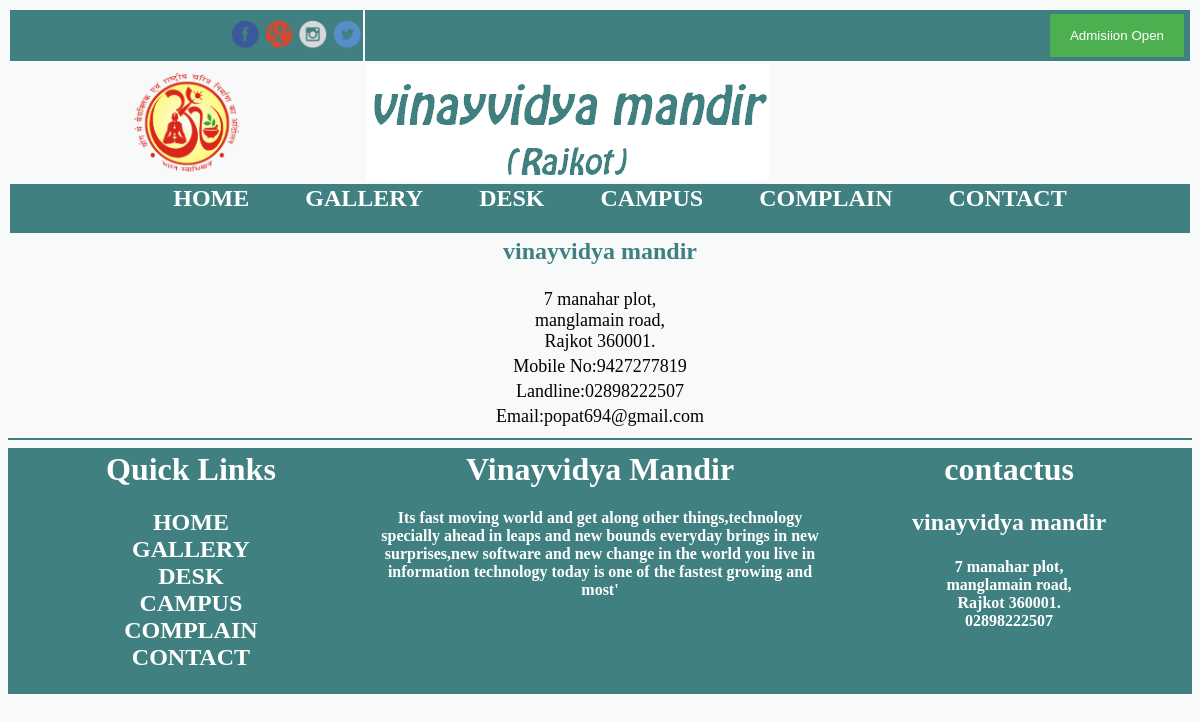
Page /contactus.php on the committed database.
### tables this page shows
CREATE TABLE IF NOT EXISTS `contactus` (
  `id` int(50) NOT NULL AUTO_INCREMENT,
  `schoolnm` varchar(100) NOT NULL,
  `address` text NOT NULL,
  `mobileno` varchar(50) NOT NULL,
  `landline` varchar(50) NOT NULL,
  `mailid` varchar(100) NOT NULL,
  PRIMARY KEY (`id`)
);

CREATE TABLE IF NOT EXISTS `thoughts` (
  `id` int(20) NOT NULL,
  `thoughts` text NOT NULL,
  PRIMARY KEY (`id`)
);

### contactus.php (the view, shortened to what this page needs)
<?php include 'header.php';
?>
<html>
<head>
</head>
	<body>
<table align="center" width="100%" cellspacing="10%" >
			<tr>
			<?php
					$qry1="select * from contactus";
					$rs=mysql_query($qry1);
					while($ar1=mysql_fetch_array($rs,MYSQL_ASSOC))
					{
						echo"<td align='center'><h2><font color='#408080' >$ar1[schoolnm]</font></h2>";
						echo"</td>";
						echo"</tr>";
						echo"<tr>";
						echo"<td align='center'>";
					echo"<font size='+1'>$ar1[address] </font>";
							echo"</td>";
							echo"</tr>";
							echo"<tr>";
							echo"<td align='center'>";
							echo"<font size='+1'>Mobile No:$ar1[mobileno] </font>";
							echo"</td>";
							echo"</tr>";
							echo"<tr>";
							echo"<td align='center'>";
							echo"<font size='+1'>Landline:$ar1[landline] </font>";
							echo"</td>";
							echo"</tr>";
							echo"<tr>";
							echo"<td align='center'>";
							echo"<font size='+1'>Email:$ar1[mailid] </font>";
							echo"</td>";
							echo"</tr>";
					}
                ?>
		</table>
	</body>
</html>
<?php include 'footer.php';
?>

### footer.php (shortened to what this page needs)
<html>
<body bgcolor="#f8f9f9">
<hr color="#408080">
	<table width="100%" height="30%" bgcolor="#408080" >
		<tr>
			<td width="20%" align="center">
				<h1><font color="white">Quick Links</font></h1><h2>
				<a href="index.php">HOME</a></li><br>
				<a href="gallery.php">GALLERY</a></li><br>
				<a href="desk.php">DESK</a></li><br>
				<a href="campus.php">CAMPUS</a></li><br>
				<a href="complain.php">COMPLAIN</a></li><br>
				<a href="contactus.php">CONTACT</a></li><br>
				</h2>
			</td>
			<td width="25%" align="center" valign="top" align="center" >
				<h1><font color="white">Vinayvidya Mandir</font></h1>
               <?php
					$qry1="select * from thoughts ";
					$rs=mysql_query($qry1);
					while($ar1=mysql_fetch_array($rs,MYSQL_ASSOC))
					{
							echo "<h4><font color='white'>";
							echo $ar1['thoughts'];
							echo"<br>";
							echo "</h4></font>";
					}
				?>
			</td>
			<td width="20%" align="center" align="center" valign="top" align="center" >
				<h1><font color="white">contactus</font></h1>
				 <?php
					$qry1="select * from contactus ";
					$rs=mysql_query($qry1);
					while($ar1=mysql_fetch_array($rs,MYSQL_ASSOC))
					{
						echo"<h2><font color='white' >$ar1[schoolnm]</font></h2>";
							echo "<h4><font color='white'>";
							$a=$ar1['address'];
							echo $a;
							$l=$ar1['landline'];
							echo $l;
							echo"<br>";
							echo "</font></h4>";
					}
				?>
			</td>
		</tr>
	</table>
</body>
</html>

### css/menu.css (style rules this page uses)
body ,font ,td,tr { font-family: Comic Sans MS; font-style: Bold; text-decoration:none; }
a { text-decoration:none; color:white; }
table,tr,td,image:hover { cursor:text }

### rows in the picture
contactus: schoolnm "vinayvidya mandir", address "7 manahar plot, manglamain road, Rajkot 360001.", mobileno "9427277819", landline "02898222507", mailid "popat694@gmail.com"
thoughts: thoughts "Its fast moving world and get along other things,technology specially ahead in leaps and new bounds everyday brings in new surprises,new software and new change in the world you live in information technology today is one of the fastest growing and most'"
